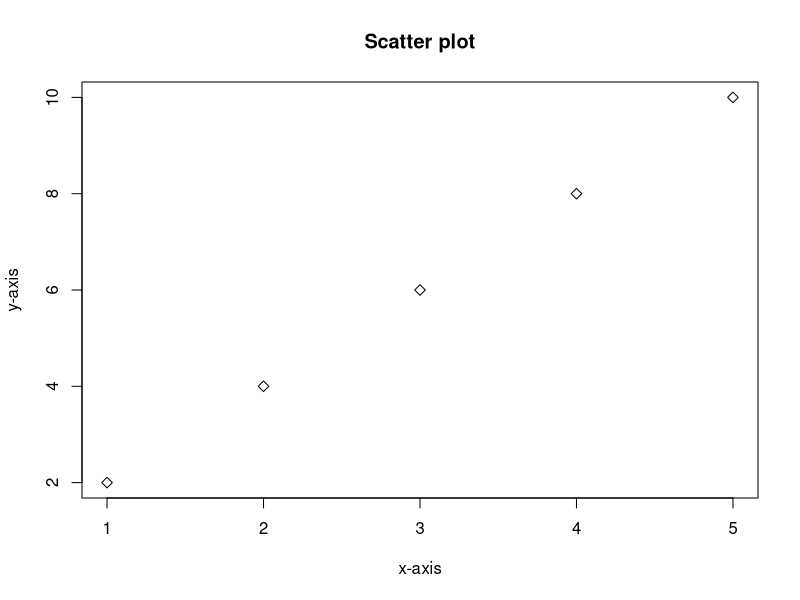
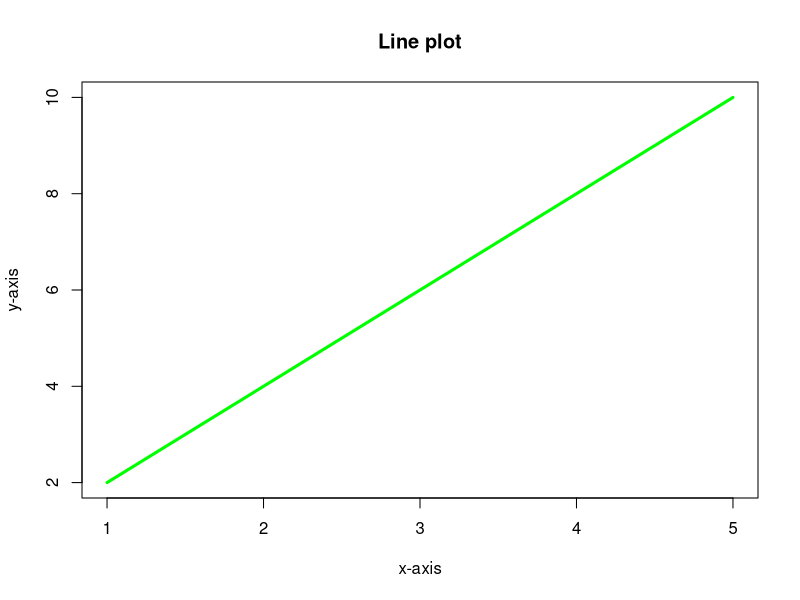
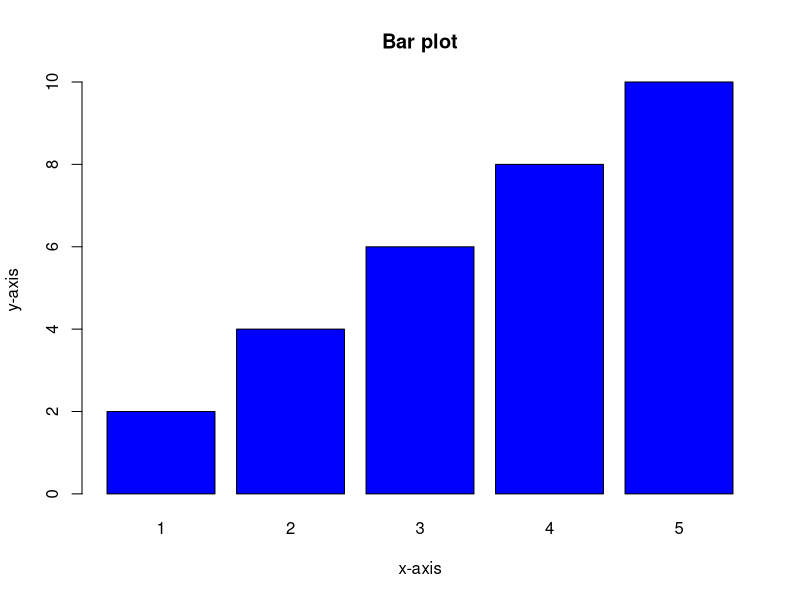
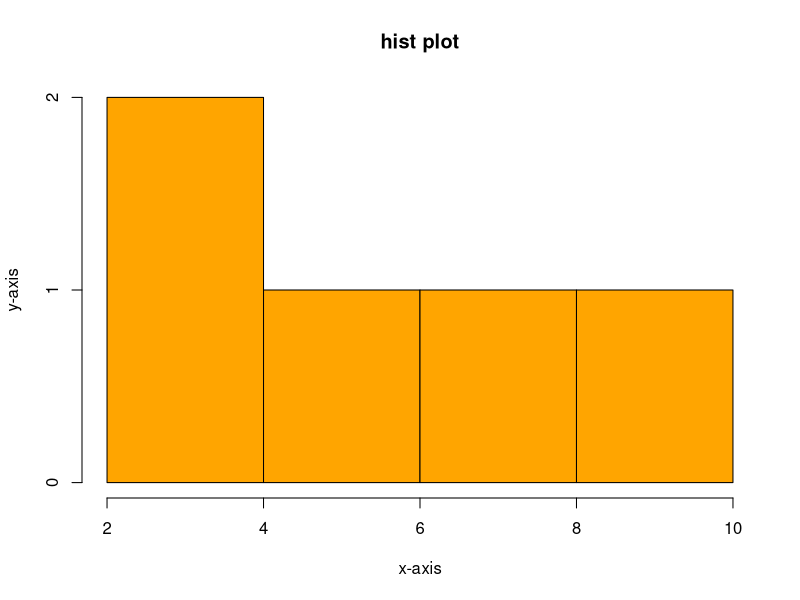

Reproduce these figures in R, in order.
# 5. Write an R program to create the following basic plots: Scatter plot, Line graph, Bar
# plot and Histogram.

x<-c(1,2,3,4,5)
y<-c(2,4,6,8,10)

plot(x,y,type="p",pch=5,main="Scatter plot",xlab="x-axis",ylab="y-axis")

plot(x,y,type="l",lwd=3,main="Line plot",xlab="x-axis",ylab="y-axis",col="green")

barplot(y,names.arg=x,main="Bar plot",xlab="x-axis",ylab="y-axis",col="blue")

hist(y,main="hist plot",xlab="x-axis",ylab="y-axis",col="orange")
